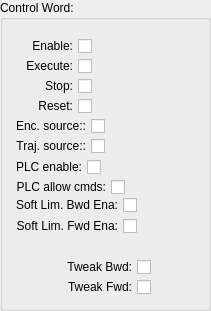
  <widget class="QGroupBox" name="groupBox_2">
   <property name="geometry">
    <rect>
     <x>10</x>
     <y>0</y>
     <width>211</width>
     <height>311</height>
    </rect>
   </property>
   <property name="title">
    <string>Control Word:</string>
   </property>
   <widget class="QWidget" name="widget_17" native="true">
    <property name="geometry">
     <rect>
      <x>10</x>
      <y>170</y>
      <width>169</width>
      <height>35</height>
     </rect>
    </property>
    <property name="maximumSize">
     <size>
      <width>16777215</width>
      <height>35</height>
     </size>
    </property>
    <layout class="QGridLayout" name="gridLayout_31">
     <item row="0" column="1">
      <widget class="caLed" name="caled_78">
       <property name="rectangular">
        <bool>true</bool>
       </property>
       <property name="gradientEnabled">
        <bool>false</bool>
       </property>
       <property name="ledWidth">
        <number>12</number>
       </property>
       <property name="ledHeight">
        <number>12</number>
       </property>
       <property name="channel" stdset="0">
        <string notr="true">$(DEV):$(Axis)-CmdFrmPLCCmd-RB</string>
       </property>
       <property name="falseColor">
        <color>
         <red>160</red>
         <green>160</green>
         <blue>160</blue>
        </color>
       </property>
       <property name="trueColor">
        <color>
         <red>0</red>
         <green>0</green>
         <blue>255</blue>
        </color>
       </property>
      </widget>
     </item>
     <item row="0" column="0">
      <widget class="caToggleButton" name="catogglebutton_34">
       <property name="maximumSize">
        <size>
         <width>16777215</width>
         <height>18</height>
        </size>
       </property>
       <property name="layoutDirection">
        <enum>Qt::RightToLeft</enum>
       </property>
       <property name="text">
        <string>PLC allow cmds:</string>
       </property>
       <property name="channel" stdset="0">
        <string notr="true">$(DEV):$(Axis)-CmdFrmPLCCmd</string>
       </property>
      </widget>
     </item>
    </layout>
   </widget>
   <widget class="QWidget" name="widget_18" native="true">
    <property name="geometry">
     <rect>
      <x>10</x>
      <y>110</y>
      <width>169</width>
      <height>32</height>
     </rect>
    </property>
    <property name="maximumSize">
     <size>
      <width>16777215</width>
      <height>35</height>
     </size>
    </property>
    <layout class="QGridLayout" name="gridLayout_32">
     <item row="0" column="1">
      <widget class="caLed" name="caled_79">
       <property name="rectangular">
        <bool>true</bool>
       </property>
       <property name="gradientEnabled">
        <bool>false</bool>
       </property>
       <property name="ledWidth">
        <number>12</number>
       </property>
       <property name="ledHeight">
        <number>12</number>
       </property>
       <property name="channel" stdset="0">
        <string notr="true">$(DEV):$(Axis)-EncSrcTyp-RB</string>
       </property>
       <property name="falseColor">
        <color>
         <red>160</red>
         <green>160</green>
         <blue>160</blue>
        </color>
       </property>
       <property name="trueColor">
        <color>
         <red>0</red>
         <green>0</green>
         <blue>255</blue>
        </color>
       </property>
      </widget>
     </item>
     <item row="0" column="0">
      <widget class="caToggleButton" name="catogglebutton_35">
       <property name="maximumSize">
        <size>
         <width>16777215</width>
         <height>18</height>
        </size>
       </property>
       <property name="layoutDirection">
        <enum>Qt::RightToLeft</enum>
       </property>
       <property name="text">
        <string>Enc. source::</string>
       </property>
       <property name="channel" stdset="0">
        <string notr="true">$(DEV):$(Axis)-EncSrcTyp-Cmd</string>
       </property>
      </widget>
     </item>
    </layout>
   </widget>
   <widget class="QWidget" name="widget_7" native="true">
    <property name="geometry">
     <rect>
      <x>10</x>
      <y>150</y>
      <width>169</width>
      <height>35</height>
     </rect>
    </property>
    <property name="maximumSize">
     <size>
      <width>16777215</width>
      <height>35</height>
     </size>
    </property>
    <layout class="QGridLayout" name="gridLayout_10">
     <item row="0" column="1">
      <widget class="caLed" name="caled_42">
       <property name="rectangular">
        <bool>true</bool>
       </property>
       <property name="gradientEnabled">
        <bool>false</bool>
       </property>
       <property name="ledWidth">
        <number>12</number>
       </property>
       <property name="ledHeight">
        <number>12</number>
       </property>
       <property name="channel" stdset="0">
        <string notr="true">$(DEV):$(Axis)-PLC-EnaCmd-RB</string>
       </property>
       <property name="falseColor">
        <color>
         <red>160</red>
         <green>160</green>
         <blue>160</blue>
        </color>
       </property>
       <property name="trueColor">
        <color>
         <red>0</red>
         <green>85</green>
         <blue>0</blue>
        </color>
       </property>
      </widget>
     </item>
     <item row="0" column="0">
      <widget class="caToggleButton" name="catogglebutton_15">
       <property name="maximumSize">
        <size>
         <width>16777215</width>
         <height>18</height>
        </size>
       </property>
       <property name="layoutDirection">
        <enum>Qt::RightToLeft</enum>
       </property>
       <property name="text">
        <string>PLC enable:</string>
       </property>
       <property name="channel" stdset="0">
        <string notr="true">$(DEV):$(Axis)-PLC-EnaCmd</string>
       </property>
      </widget>
     </item>
    </layout>
   </widget>
   <widget class="QWidget" name="widget_19" native="true">
    <property name="geometry">
     <rect>
      <x>10</x>
      <y>130</y>
      <width>169</width>
      <height>32</height>
     </rect>
    </property>
    <property name="maximumSize">
     <size>
      <width>16777215</width>
      <height>35</height>
     </size>
    </property>
    <layout class="QGridLayout" name="gridLayout_33">
     <item row="0" column="1">
      <widget class="caLed" name="caled_80">
       <property name="rectangular">
        <bool>true</bool>
       </property>
       <property name="gradientEnabled">
        <bool>false</bool>
       </property>
       <property name="ledWidth">
        <number>12</number>
       </property>
       <property name="ledHeight">
        <number>12</number>
       </property>
       <property name="channel" stdset="0">
        <string notr="true">$(DEV):$(Axis)-TrjSrcTyp-RB</string>
       </property>
       <property name="falseColor">
        <color>
         <red>160</red>
         <green>160</green>
         <blue>160</blue>
        </color>
       </property>
       <property name="trueColor">
        <color>
         <red>0</red>
         <green>0</green>
         <blue>255</blue>
        </color>
       </property>
      </widget>
     </item>
     <item row="0" column="0">
      <widget class="caToggleButton" name="catogglebutton_36">
       <property name="maximumSize">
        <size>
         <width>16777215</width>
         <height>18</height>
        </size>
       </property>
       <property name="layoutDirection">
        <enum>Qt::RightToLeft</enum>
       </property>
       <property name="text">
        <string>Traj. source::</string>
       </property>
       <property name="channel" stdset="0">
        <string notr="true">$(DEV):$(Axis)-TrjSrcTyp-Cmd</string>
       </property>
      </widget>
     </item>
    </layout>
   </widget>
   <widget class="QWidget" name="widget_20" native="true">
    <property name="geometry">
     <rect>
      <x>10</x>
      <y>90</y>
      <width>169</width>
      <height>32</height>
     </rect>
    </property>
    <property name="maximumSize">
     <size>
      <width>16777215</width>
      <height>35</height>
     </size>
    </property>
    <layout class="QGridLayout" name="gridLayout_34">
     <item row="0" column="1">
      <widget class="caLed" name="caled_81">
       <property name="rectangular">
        <bool>true</bool>
       </property>
       <property name="gradientEnabled">
        <bool>false</bool>
       </property>
       <property name="ledWidth">
        <number>12</number>
       </property>
       <property name="ledHeight">
        <number>12</number>
       </property>
       <property name="channel" stdset="0">
        <string notr="true">$(DEV):$(Axis)-RstCmd</string>
       </property>
       <property name="falseColor">
        <color>
         <red>160</red>
         <green>160</green>
         <blue>160</blue>
        </color>
       </property>
       <property name="trueColor">
        <color>
         <red>0</red>
         <green>85</green>
         <blue>0</blue>
        </color>
       </property>
      </widget>
     </item>
     <item row="0" column="0">
      <widget class="caToggleButton" name="catogglebutton_37">
       <property name="maximumSize">
        <size>
         <width>16777215</width>
         <height>18</height>
        </size>
       </property>
       <property name="layoutDirection">
        <enum>Qt::RightToLeft</enum>
       </property>
       <property name="text">
        <string>Reset:</string>
       </property>
       <property name="channel" stdset="0">
        <string>$(DEV):$(Axis)-RstCmd</string>
       </property>
      </widget>
     </item>
    </layout>
   </widget>
   <widget class="QWidget" name="widget_21" native="true">
    <property name="geometry">
     <rect>
      <x>10</x>
      <y>50</y>
      <width>169</width>
      <height>32</height>
     </rect>
    </property>
    <property name="maximumSize">
     <size>
      <width>16777215</width>
      <height>35</height>
     </size>
    </property>
    <layout class="QGridLayout" name="gridLayout_35">
     <item row="0" column="1">
      <widget class="caLed" name="caled_82">
       <property name="rectangular">
        <bool>true</bool>
       </property>
       <property name="gradientEnabled">
        <bool>false</bool>
       </property>
       <property name="ledWidth">
        <number>12</number>
       </property>
       <property name="ledHeight">
        <number>12</number>
       </property>
       <property name="channel" stdset="0">
        <string notr="true">$(DEV):$(Axis)-ExeCmd-RB</string>
       </property>
       <property name="falseColor">
        <color>
         <red>160</red>
         <green>160</green>
         <blue>160</blue>
        </color>
       </property>
       <property name="trueColor">
        <color>
         <red>0</red>
         <green>85</green>
         <blue>0</blue>
        </color>
       </property>
      </widget>
     </item>
     <item row="0" column="0">
      <widget class="caToggleButton" name="catogglebutton_38">
       <property name="maximumSize">
        <size>
         <width>16777215</width>
         <height>18</height>
        </size>
       </property>
       <property name="layoutDirection">
        <enum>Qt::RightToLeft</enum>
       </property>
       <property name="text">
        <string>Execute:</string>
       </property>
       <property name="channel" stdset="0">
        <string notr="true">$(DEV):$(Axis)-ExeCmd</string>
       </property>
      </widget>
     </item>
    </layout>
   </widget>
   <widget class="QWidget" name="widget_22" native="true">
    <property name="geometry">
     <rect>
      <x>10</x>
      <y>210</y>
      <width>169</width>
      <height>32</height>
     </rect>
    </property>
    <property name="maximumSize">
     <size>
      <width>16777215</width>
      <height>35</height>
     </size>
    </property>
    <layout class="QGridLayout" name="gridLayout_36">
     <item row="0" column="1">
      <widget class="caLed" name="caled_83">
       <property name="rectangular">
        <bool>true</bool>
       </property>
       <property name="gradientEnabled">
        <bool>false</bool>
       </property>
       <property name="ledWidth">
        <number>12</number>
       </property>
       <property name="ledHeight">
        <number>12</number>
       </property>
       <property name="channel" stdset="0">
        <string notr="true">$(DEV):$(Axis)-SftLimFwdEna-RB</string>
       </property>
       <property name="falseColor">
        <color>
         <red>160</red>
         <green>160</green>
         <blue>160</blue>
        </color>
       </property>
       <property name="trueColor">
        <color>
         <red>0</red>
         <green>85</green>
         <blue>0</blue>
        </color>
       </property>
      </widget>
     </item>
     <item row="0" column="0">
      <widget class="caToggleButton" name="catogglebutton_39">
       <property name="maximumSize">
        <size>
         <width>16777215</width>
         <height>18</height>
        </size>
       </property>
       <property name="layoutDirection">
        <enum>Qt::RightToLeft</enum>
       </property>
       <property name="text">
        <string>Soft Lim. Fwd Ena:</string>
       </property>
       <property name="channel" stdset="0">
        <string>$(DEV):$(Axis)-SftLimFwdEna</string>
       </property>
      </widget>
     </item>
    </layout>
   </widget>
   <widget class="QWidget" name="widget_23" native="true">
    <property name="geometry">
     <rect>
      <x>10</x>
      <y>190</y>
      <width>169</width>
      <height>31</height>
     </rect>
    </property>
    <property name="maximumSize">
     <size>
      <width>16777215</width>
      <height>35</height>
     </size>
    </property>
    <layout class="QGridLayout" name="gridLayout_37">
     <item row="0" column="1">
      <widget class="caLed" name="caled_84">
       <property name="rectangular">
        <bool>true</bool>
       </property>
       <property name="gradientEnabled">
        <bool>false</bool>
       </property>
       <property name="ledWidth">
        <number>12</number>
       </property>
       <property name="ledHeight">
        <number>12</number>
       </property>
       <property name="channel" stdset="0">
        <string notr="true">$(DEV):$(Axis)-SftLimBwdEna-RB</string>
       </property>
       <property name="falseColor">
        <color>
         <red>160</red>
         <green>160</green>
         <blue>160</blue>
        </color>
       </property>
       <property name="trueColor">
        <color>
         <red>0</red>
         <green>85</green>
         <blue>0</blue>
        </color>
       </property>
      </widget>
     </item>
     <item row="0" column="0">
      <widget class="caToggleButton" name="catogglebutton_40">
       <property name="maximumSize">
        <size>
         <width>16777215</width>
         <height>18</height>
        </size>
       </property>
       <property name="layoutDirection">
        <enum>Qt::RightToLeft</enum>
       </property>
       <property name="text">
        <string>Soft Lim. Bwd Ena:</string>
       </property>
       <property name="channel" stdset="0">
        <string>$(DEV):$(Axis)-SftLimBwdEna</string>
       </property>
      </widget>
     </item>
    </layout>
   </widget>
   <widget class="QWidget" name="widget_24" native="true">
    <property name="geometry">
     <rect>
      <x>10</x>
      <y>30</y>
      <width>169</width>
      <height>32</height>
     </rect>
    </property>
    <property name="maximumSize">
     <size>
      <width>16777215</width>
      <height>35</height>
     </size>
    </property>
    <layout class="QGridLayout" name="gridLayout_38">
     <item row="0" column="1">
      <widget class="caLed" name="caled_85">
       <property name="rectangular">
        <bool>true</bool>
       </property>
       <property name="gradientEnabled">
        <bool>false</bool>
       </property>
       <property name="ledWidth">
        <number>12</number>
       </property>
       <property name="ledHeight">
        <number>12</number>
       </property>
       <property name="channel" stdset="0">
        <string notr="true">$(DEV):$(Axis)-EnaCmd-RB</string>
       </property>
       <property name="falseColor">
        <color>
         <red>160</red>
         <green>160</green>
         <blue>160</blue>
        </color>
       </property>
       <property name="trueColor">
        <color>
         <red>0</red>
         <green>85</green>
         <blue>0</blue>
        </color>
       </property>
      </widget>
     </item>
     <item row="0" column="0">
      <widget class="caToggleButton" name="catogglebutton_41">
       <property name="maximumSize">
        <size>
         <width>16777215</width>
         <height>18</height>
        </size>
       </property>
       <property name="layoutDirection">
        <enum>Qt::RightToLeft</enum>
       </property>
       <property name="text">
        <string>Enable:</string>
       </property>
       <property name="channel" stdset="0">
        <string>$(DEV):$(Axis)-EnaCmd</string>
       </property>
      </widget>
     </item>
    </layout>
   </widget>
   <widget class="QWidget" name="widget_25" native="true">
    <property name="geometry">
     <rect>
      <x>10</x>
      <y>70</y>
      <width>169</width>
      <height>32</height>
     </rect>
    </property>
    <property name="maximumSize">
     <size>
      <width>16777215</width>
      <height>35</height>
     </size>
    </property>
    <layout class="QGridLayout" name="gridLayout_39">
     <item row="0" column="1">
      <widget class="caLed" name="caled_86">
       <property name="rectangular">
        <bool>true</bool>
       </property>
       <property name="gradientEnabled">
        <bool>false</bool>
       </property>
       <property name="ledWidth">
        <number>12</number>
       </property>
       <property name="ledHeight">
        <number>12</number>
       </property>
       <property name="channel" stdset="0">
        <string notr="true">$(DEV):$(Axis)-StpCmd</string>
       </property>
       <property name="falseColor">
        <color>
         <red>160</red>
         <green>160</green>
         <blue>160</blue>
        </color>
       </property>
       <property name="trueColor">
        <color>
         <red>0</red>
         <green>85</green>
         <blue>0</blue>
        </color>
       </property>
      </widget>
     </item>
     <item row="0" column="0">
      <widget class="caToggleButton" name="catogglebutton_42">
       <property name="maximumSize">
        <size>
         <width>16777215</width>
         <height>18</height>
        </size>
       </property>
       <property name="layoutDirection">
        <enum>Qt::RightToLeft</enum>
       </property>
       <property name="text">
        <string>Stop:</string>
       </property>
       <property name="channel" stdset="0">
        <string notr="true">$(DEV):$(Axis)-StpCmd</string>
       </property>
      </widget>
     </item>
    </layout>
   </widget>
   <widget class="caToggleButton" name="catogglebutton_44">
    <property name="geometry">
     <rect>
      <x>20</x>
      <y>260</y>
      <width>131</width>
      <height>14</height>
     </rect>
    </property>
    <property name="maximumSize">
     <size>
      <width>16777215</width>
      <height>18</height>
     </size>
    </property>
    <property name="layoutDirection">
     <enum>Qt::RightToLeft</enum>
    </property>
    <property name="text">
     <string>Tweak Bwd:</string>
    </property>
    <property name="channel" stdset="0">
     <string notr="true">$(DEV):$(Axis)-TwkBwdCmd</string>
    </property>
   </widget>
   <widget class="caToggleButton" name="catogglebutton_45">
    <property name="geometry">
     <rect>
      <x>20</x>
      <y>280</y>
      <width>131</width>
      <height>14</height>
     </rect>
    </property>
    <property name="maximumSize">
     <size>
      <width>16777215</width>
      <height>18</height>
     </size>
    </property>
    <property name="layoutDirection">
     <enum>Qt::RightToLeft</enum>
    </property>
    <property name="text">
     <string>Tweak Fwd:</string>
    </property>
    <property name="channel" stdset="0">
     <string notr="true">$(DEV):$(Axis)-TwkFwdCmd</string>
    </property>
   </widget>
   <widget class="caLed" name="caled_91">
    <property name="geometry">
     <rect>
      <x>156</x>
      <y>240</y>
      <width>14</width>
      <height>14</height>
     </rect>
    </property>
    <property name="rectangular">
     <bool>true</bool>
    </property>
    <property name="gradientEnabled">
     <bool>false</bool>
    </property>
    <property name="ledWidth">
     <number>12</number>
    </property>
    <property name="ledHeight">
     <number>12</number>
    </property>
    <property name="channel" stdset="0">
     <string notr="true">$(DEV):$(Axis)-DbgPrntEna</string>
    </property>
    <property name="falseColor">
     <color>
      <red>160</red>
      <green>160</green>
      <blue>160</blue>
     </color>
    </property>
    <property name="trueColor">
     <color>
      <red>0</red>
      <green>85</green>
      <blue>0</blue>
     </color>
    </property>
   </widget>
   <widget class="caLed" name="caled_92">
    <property name="geometry">
     <rect>
      <x>156</x>
      <y>260</y>
      <width>14</width>
      <height>14</height>
     </rect>
    </property>
    <property name="rectangular">
     <bool>true</bool>
    </property>
    <property name="gradientEnabled">
     <bool>false</bool>
    </property>
    <property name="ledWidth">
     <number>12</number>
    </property>
    <property name="ledHeight">
     <number>12</number>
    </property>
    <property name="channel" stdset="0">
     <string notr="true">$(DEV):$(Axis)-TwkBwdCmd</string>
    </property>
    <property name="falseColor">
     <color>
      <red>160</red>
      <green>160</green>
      <blue>160</blue>
     </color>
    </property>
    <property name="trueColor">
     <color>
      <red>0</red>
      <green>85</green>
      <blue>0</blue>
     </color>
    </property>
   </widget>
   <widget class="caLed" name="caled_93">
    <property name="geometry">
     <rect>
      <x>156</x>
      <y>280</y>
      <width>14</width>
      <height>14</height>
     </rect>
    </property>
    <property name="rectangular">
     <bool>true</bool>
    </property>
    <property name="gradientEnabled">
     <bool>false</bool>
    </property>
    <property name="ledWidth">
     <number>12</number>
    </property>
    <property name="ledHeight">
     <number>12</number>
    </property>
    <property name="channel" stdset="0">
     <string notr="true">$(DEV):$(Axis)-TwkFwdCmd</string>
    </property>
    <property name="falseColor">
     <color>
      <red>160</red>
      <green>160</green>
      <blue>160</blue>
     </color>
    </property>
    <property name="trueColor">
     <color>
      <red>0</red>
      <green>85</green>
      <blue>0</blue>
     </color>
    </property>
   </widget>
  </widget>
